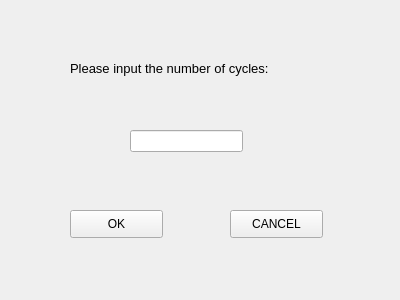
<?xml version="1.0" encoding="UTF-8"?>
<ui version="4.0">
 <class>nCycleWidget</class>
 <widget class="QWidget" name="nCycleWidget">
  <property name="geometry">
   <rect>
    <x>0</x>
    <y>0</y>
    <width>400</width>
    <height>300</height>
   </rect>
  </property>
  <property name="windowTitle">
   <string>Form</string>
  </property>
  <widget class="QLabel" name="label">
   <property name="geometry">
    <rect>
     <x>70</x>
     <y>60</y>
     <width>261</width>
     <height>16</height>
    </rect>
   </property>
   <property name="font">
    <font>
     <pointsize>10</pointsize>
    </font>
   </property>
   <property name="text">
    <string>Please input the number of cycles:</string>
   </property>
  </widget>
  <widget class="QLineEdit" name="nCyclesEdit">
   <property name="geometry">
    <rect>
     <x>130</x>
     <y>130</y>
     <width>113</width>
     <height>22</height>
    </rect>
   </property>
  </widget>
  <widget class="QPushButton" name="okButton">
   <property name="geometry">
    <rect>
     <x>70</x>
     <y>210</y>
     <width>93</width>
     <height>28</height>
    </rect>
   </property>
   <property name="text">
    <string>OK</string>
   </property>
  </widget>
  <widget class="QPushButton" name="cancelButton">
   <property name="geometry">
    <rect>
     <x>230</x>
     <y>210</y>
     <width>93</width>
     <height>28</height>
    </rect>
   </property>
   <property name="text">
    <string>CANCEL</string>
   </property>
  </widget>
 </widget>
 <resources/>
 <connections/>
</ui>
